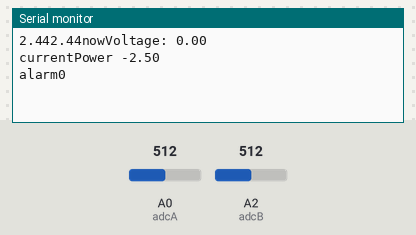
The sketch below on a simulated Arduino Uno, built with avr-gcc and run on an emulated ATmega328P. Parts: the last lines printed to the serial monitor. The test bench sets the inputs (shaded band); at power-on: A0 (adcA) = 512, A2 (adcB) = 512.

Above: at 1.2 s.
1.3 s: A0 (adcA) set to 716
At 2.7 s:
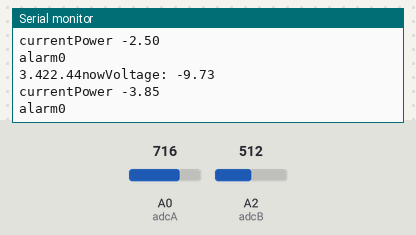
2.8 s: A2 (adcB) set to 716
At 4.1 s:
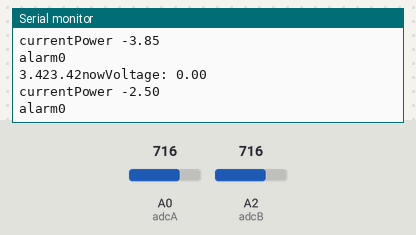
4.3 s: A0 (adcA) set to 900
At 5.1 s:
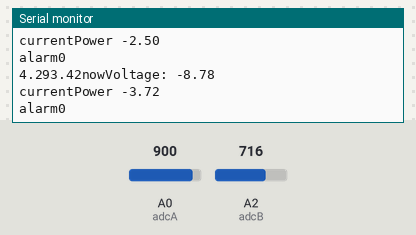
5.8 s: A2 (adcB) set to 900
At 7.9 s:
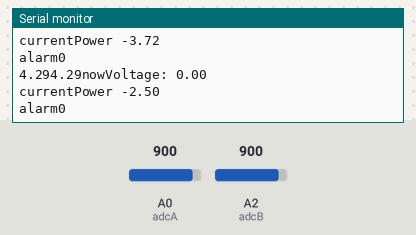
Timing chart, 0 to 8.3 s (numbered marks = the images above; inputs shaded):
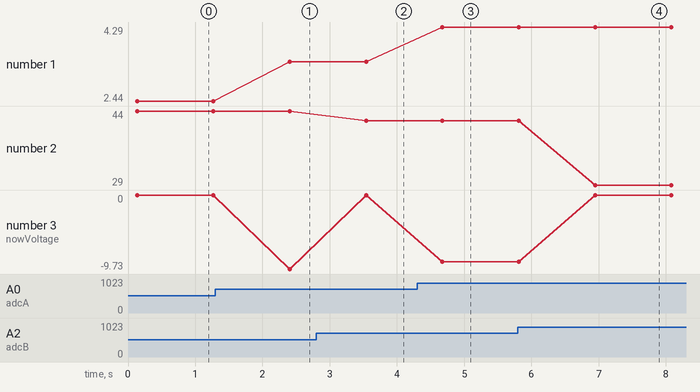

Measured:
- after the input at 1.3 s, the serial monitor: prints a new line after 1.1 s (image 1)
- after the input at 2.8 s, the serial monitor: prints a new line after 0.74 s (image 2)
- after the input at 4.3 s, the serial monitor: prints a new line after 0.38 s (image 3)
- after the input at 5.8 s, the serial monitor: prints a new line after 1.1 s (image 4)
- plotted number 1: 2.44 → 3.42 after the input at 1.3 s, 3.42 → 3.42 after the input at 2.8 s, 3.42 → 4.29 after the input at 4.3 s, 4.29 → 4.29 after the input at 5.8 s
- plotted number 2: 44 → 42 after the input at 2.8 s, 42 → 29 after the input at 5.8 s
- plotted number 3: 0 → -9.73 after the input at 1.3 s, 0 → -8.78 after the input at 4.3 s

The sketch:

measureVoltage.ino
```cpp
/*
    @name             MVoltage demo
    @description      利用ADC差分来测量电压24V电压，
                      中位值滤波法去掉噪音
                      根据电压来确定电池电量
                      调用库文件
    @version          1.0
    @date             2020/8/19
    @Author           chemoontheshy
    @note             1.校准，基于MCU的标准电压（每个电压都不一样）

*/
#include"Voltage.h"

//adc pin
byte adcA = A0;
byte adcB = A2;
//current Voltage ,By mesurement we know that
float reVol = 4.88;
//min Vol
float minVol = 18.0;
//max Vol
float maxVol = 25.2;
//min Vol
float lowCoe = 0.2;
//min Vol
float highCoe = 0.8;
//new Voltge;
Voltage voltage;
void setup() {
  // put your setup code here, to run once:
  voltage.init(adcA, adcB, reVol);
  voltage.setPower(minVol, maxVol, lowCoe, highCoe);
  Serial.begin(115200);
}

void loop() {
  // put your main code here, to run repeatedly:
  float nowVoltage =  voltage.Filter();
  Serial.print("nowVoltage: ");
  Serial.println(nowVoltage);
  float currentPower =  voltage.currentPower();
  Serial.print("currentPower ");
  Serial.println(currentPower);
  int alarm =  voltage.alarm();
  Serial.print("alarm");
  Serial.println(alarm);
  delay(1000);
}
```

Voltage.cpp
```cpp
/*******************
  ==Arduino==
    @name             MVoltage.h
    @description      利用ADC差分来测量电压24V电压，
                      中位值滤波法去掉噪音
                      根据电压来确定电池电量
                      调用库
    @version          1.0
    @date             2020/8/19
    @Author           chemoontheshy
    @note             1.校准，基于MCU的标准电压（每个电压都不一样）
*******************/

#include"Voltage.h"
#include"Arduino.h"


Voltage::Voltage() {

}
Voltage::~Voltage() {

}
void Voltage::init(byte anA, byte anB, float reVol) {
  adcA = anA;
  adcB = anB;

  if (reVol > 0) {
    reVoltage = reVol;
  }
}
void Voltage::setPower(float minVol, float maxVol, float lowCoe, float highCoe) {
  if (lowCoe > 0) {
    lowCoefficient = lowCoe;
  }
  if (highCoe > 0) {
    highCoefficient = highCoe;
  }
  minVoltage = minVol;
  maxVoltage = maxVol;

}

float Voltage::Filter() {
  int afilter_buf[FILTER_N];
  int bfilter_buf[FILTER_N];
  int i, j;
  int afilter_temp;
  int bfilter_temp;
  for (i = 0; i < FILTER_N; i++) {
    afilter_buf[i] = analogRead(adcA);
    bfilter_buf[i] = analogRead(adcB);
    delay(1);
  }
  // 采样值从小到大排列（冒泡法）
  for (j = 0; j < FILTER_N - 1; j++) {
    for (i = 0; i < FILTER_N - 1 - j; i++) {
      if (afilter_buf[i] > afilter_buf[i + 1]) {
        afilter_temp = afilter_buf[i];
        afilter_buf[i] = afilter_buf[i + 1];
        afilter_buf[i + 1] = afilter_temp;
      }
      if (bfilter_buf[i] > bfilter_buf[i + 1]) {
        bfilter_temp = bfilter_buf[i];
        bfilter_buf[i] = bfilter_buf[i + 1];
        bfilter_buf[i + 1] = bfilter_temp;
      }
    }
  }
  int av = afilter_buf[(FILTER_N - 1) / 2];
  int bv = bfilter_buf[(FILTER_N - 1) / 2];
  //4.84为基准电压
  float aVoltage = ADCtoVoltage(av);
  Serial.print(aVoltage);
  float bVoltage = ADCtoVoltage(bv);
  Serial.print(bVoltage);
  nowVoltage = (bVoltage - aVoltage) * 10;
  return nowVoltage;
}
float Voltage::ADCtoVoltage(int adcVol) {
  float vol =  adcVol * (reVoltage / 1023.00);
  return vol;
}
float Voltage::currentPower() {
  if (minVoltage < 0 && maxVoltage < 0) {
    Serial.print("There is no set min or max Voltage,range:0~1");
    return;
  }
  nowPower = (nowVoltage - minVoltage) / (maxVoltage - minVoltage);
  return nowPower;
}

int Voltage::alarm() {
  if (nowPower < lowCoefficient) {
    return 0;
  }else if (nowPower > highCoefficient) {
    return 2;
  }else{
    return 1;
  }

}
```

Voltage.h
```cpp
/*******************
  ==Arduino==
    @name             MVoltage.cpp
    @description      利用ADC差分来测量电压24V电压，
                      中位值滤波法去掉噪音
                      根据电压来确定电池电量
    @version          1.0
    @date             2020/8/19
    @Author           chemoontheshy
    @note             1.校准，基于MCU的基准电压（参考电压）（每个电压都不一样）
*******************/

#ifndef _Voltage_H_
#define _Voltage_H_

//导入Arduino核心头文件
#include"Arduino.h"


class Voltage
{
  private:
    byte adcA;//ADCIN-
    byte adcB;//ADCIN+
    float reVoltage=5.0;//The reference voltage
    //Discharge cut-off voltage(limit)
    float minVoltage;
    //Full electric voltage
    float maxVoltage;
    //Reminder charging(less than 20%)
    float lowCoefficient =0.2;
    //Full power prompt (above 80%)
    float highCoefficient=0.8;
    //current voltage
    float nowVoltage;
    //dump energy
    float nowPower;
    #define FILTER_N 101

  public:
    Voltage();
    ~Voltage();
    //
    void init(byte anA, byte anB, float reVol);
    void setPower(float minVol,float maxVol,float lowCoe,float highCoe);
    float Filter();
    float currentPower();
    int alarm();
    float ADCtoVoltage(int adcVl);


};

#endif
```
